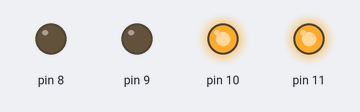
The sketch below on a simulated Arduino Uno, built with avr-gcc and run on an emulated ATmega328P. On the bench: output pins drawn as LEDs (lit = HIGH).

Above: at 0.1 s.
Timing chart, 0 to 1.6 s (numbered marks = the images above):
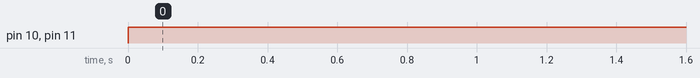

Measured:
- by itself, pin 10, pin 11: LOW → HIGH at 0.00 s

The sketch:

iotest.ino
```cpp
void setup() {
  pinMode(8, OUTPUT);
  pinMode(10, OUTPUT);
}

void loop() {
  digitalWrite(8,LOW);
  analogWrite(9,0);
  digitalWrite(10,HIGH);
  analogWrite(11,255);
  delay(100);
}
```
